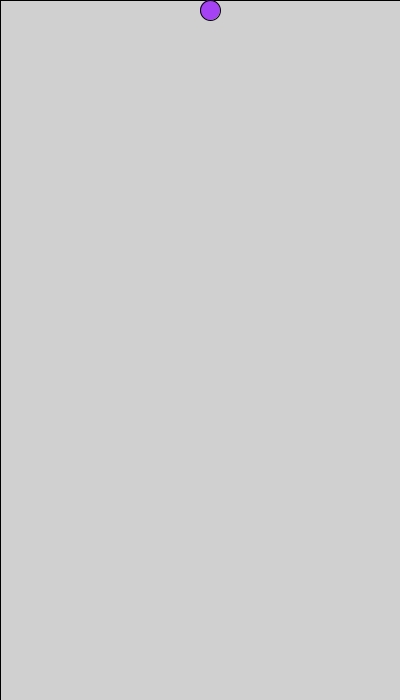
Frame 1 (no input)
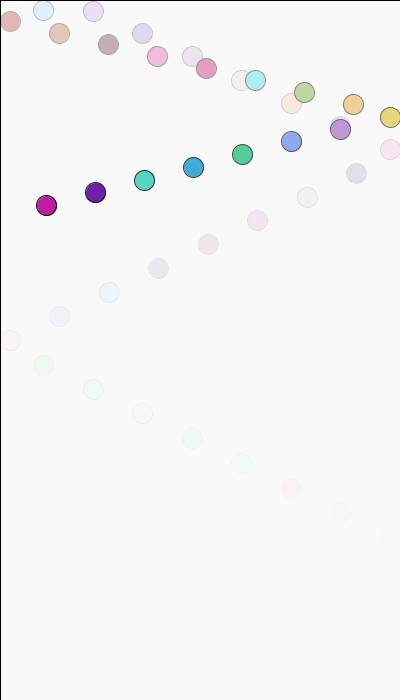
Frame 60 (the mouse pressed at the canvas centre just before this capture)
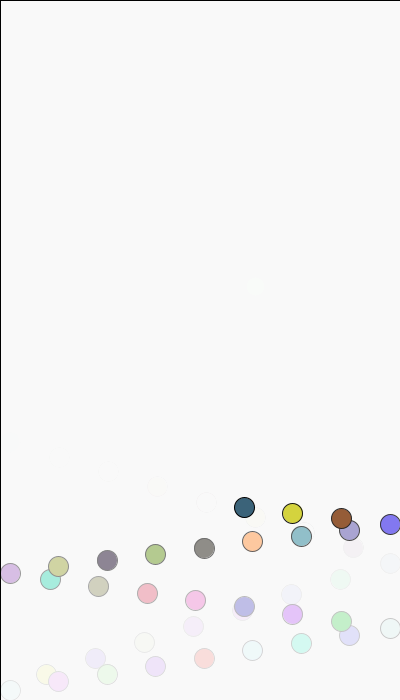
Frame 120 (the mouse held since frame 60 and released just before this capture)

The Processing sketch that drew these frames (run headless with seeded random() and noise(); from frame 60 on, the mouse is pressed at the canvas centre):

// Processing sketch: processing_71841
// ── processing_71841.pde

/*
/ Norm Krumpe
 / September 23, 2012
 / An object that bounces around the screen.  There are 
 / a couple reasons I made this.
 / 1. To play around with objects that bounce around the
 /    screen.
 / 2. To be extra careful about documenting my code and
 /    factoring my code into methods (functions) that
 /    make it easy to adjust.
 / 3. PLEASE play around with this.  
 */

// The location, size, and speed of the ball
float speedX, speedY;
float objectX, objectY, objectWidth, objectHeight;

// acceleration...modify this to affect
// how the ySpeed changes.  Closer to zero
// reduces the effects of gravity.  For example,
// 0.1 makes it seem more like how things might move
// on the moon.
float GRAVITY = 0.1;

// damping effect...modify this to affect
// the bounciness of the object.  Closer to zero
// loses bounciness.  Closer to 1 makes it more
// like a superball.
float DAMPING = 0.5;

// friction effect...modify this to affect
// the left-right motion when the object hits the floor.
// Closer to 1 makes the floor "slick", and closer to
// 0 makes the floor rougher, like sandpaper.
float FRICTION = .99;

// Set the screen size, the object's initial size,
// location, and speed.
void setup() {
  size(400, 700);

  objectX = width/2;
  objectY = 0;

  objectWidth = 20;
  objectHeight = objectWidth;

  speedX = 50;
  speedY = 50;
}

// The main driver for the motion
void draw() {

  // The second number in the fill affects
  // the transparency.  Adjust it to increase
  // or decrease the "tail" left behind the moving
  // object.
  fill(255, 20);
  rect(0, 0, width, height);
   adjustForGravity();
  drawObject();
 
  updateObjectLocation();
  checkForCollision();
}

// This draws the object that is bouncing.  Right
// now the object is a rectangle.  But it shouldn't
// be too hard to change this to some other object.
void drawObject() {
  updateColor(); 
  ellipse(objectX + objectWidth / 2, objectY + objectHeight / 2, objectWidth, objectHeight);
}

// Adjusts the location of the object based on its
// current location and its speed
void updateObjectLocation() {
  objectX = objectX + speedX;
  objectY = objectY + speedY;
}

// Adjusts the object's y speed based on its
// current speed and the force of gravity
void adjustForGravity() {
  speedY = speedY + GRAVITY;
}

// Make adjustments whenever the object hits
// the wall or a floor.  Any of these should
// reverse the direction of the object (hitting
// the two walls, for example, reverses speedX).
// Hitting the floor will call friction and 
// damping into play.  Should hitting a wall
// be affected by friction?  What about hitting
// the ceiling?
void checkForCollision() {

  // Check for right-wall collision
  // This (perhaps poorly) assumes that
  // the object's position (objectX, objectY)
  // is based on that position being in the
  // upper-left corner of that object.
  // If (objectX, objectY) were in the center
  // of the object, then this code would need
  // to be adjusted appropriately.
  if (objectX > width - objectWidth) {
    objectX = width - objectWidth;
    speedX = -1 * speedX;
  }
  // Check for left-wall collision
  else if (objectX < 0) {
    objectX = 0;
    speedX = -1 * speedX;
  }

  // Check for floor collision:
  if (objectY > height - objectHeight) {
    objectY = height - objectHeight;
    speedY = -1 * speedY;
    speedY = DAMPING * speedY;
    speedX = FRICTION * speedX;
  }
  
  //Check for ceiling collision:
  if (objectY < 0) {
    objectY = 0;
    speedY = -1 * speedY;
    speedY = DAMPING * speedY;
    speedX = FRICTION * speedX;
  }
}

void updateColor() {

fill(random(0,256), random(0,256), random(0,256));
}
